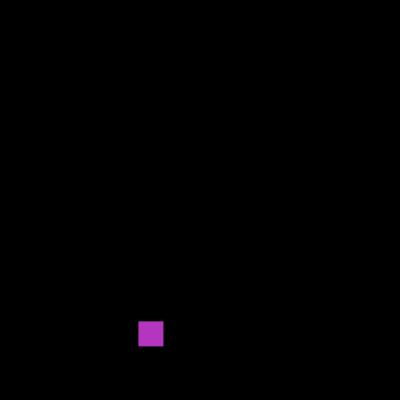
Frame 1 (no input)
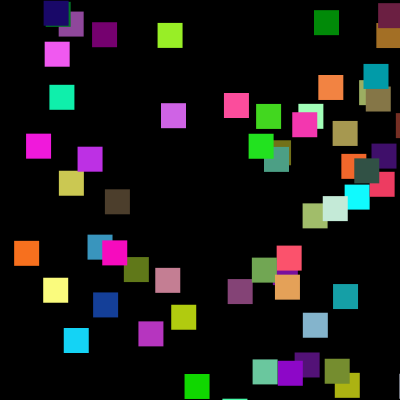
Frame 60 (no input)
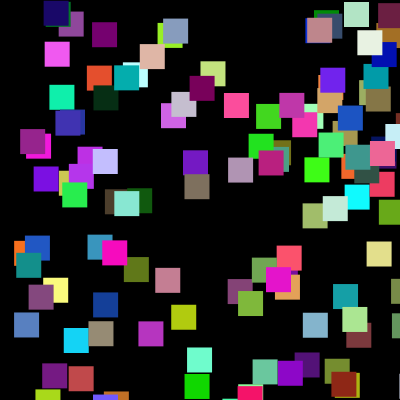
Frame 120 (the mouse pressed at the canvas centre since frame 60)

The p5.js sketch that drew these frames (run headless with seeded random() and noise() and a simulated clock; from frame 60 on, the mouse is pressed at the canvas centre):

// p5.js sketch
// ── sketch.js
var punto = {
    x: 100,
    y: 50
}

var col = {
    r: 255,
    g: 0,
    b: 0
}

function setup() {
    createCanvas(400, 400);
    background(0);
}

function draw() {
    col.r = random(0, 255);
    col.g = random(0, 255);
    col.b = random(0, 255);
    punto.x = random(0, width);
    punto.y = random(0, height);
    fill(col.r, col.g, col.b, );
    //ellipse(punto.x, punto.y, 24, 24);
    noStroke();
    rect(punto.x, punto.y, 25, 25);
}
// ── sketch2.js
var spot = {
    x: 20,
    y: 50
}

var colr = {
    r: 100,
    g: 45,
    b: 250
}

function setup() {
    createCanvas(600, 400)
    background(0)
}

function draw() {
    spot.x = random(0, width);
    spot.y = random(0, height);
    colr.r = random(0, 255);
    colr.g = random(0, 255);
    colr.b = random(0, 255);
    //let w = random(0, width);
    //let h = random(0, height)
    fill(colr.r, colr.g, colr.b);
    rect(spot.x, spot.y, 25, 25)
}
// ── sketch3.js
var angulo = 0;

function setup() {
    createCanvas(600, 400);
    background(200);
}

function draw() {
    var x = map(cos(angulo), -1, 1, 0, width);
    var y = map(sin(angulo), -1, 1, 0, height);
    line(width / 2, height / 2, x, y);
    ellipse(x, y, 20, 20);
    angulo += 0.05;
}
